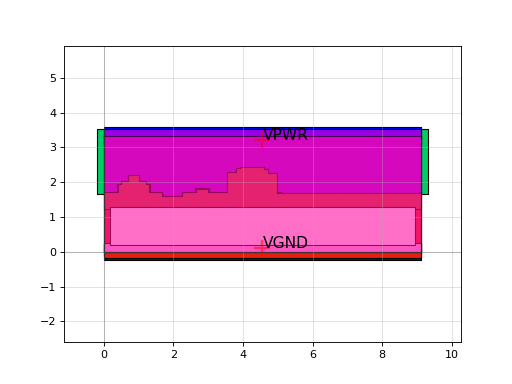

This figure's Python source:
import sky130

c = sky130.components.sky130_fd_sc_hs__dlrbn_2()
c.plot()
